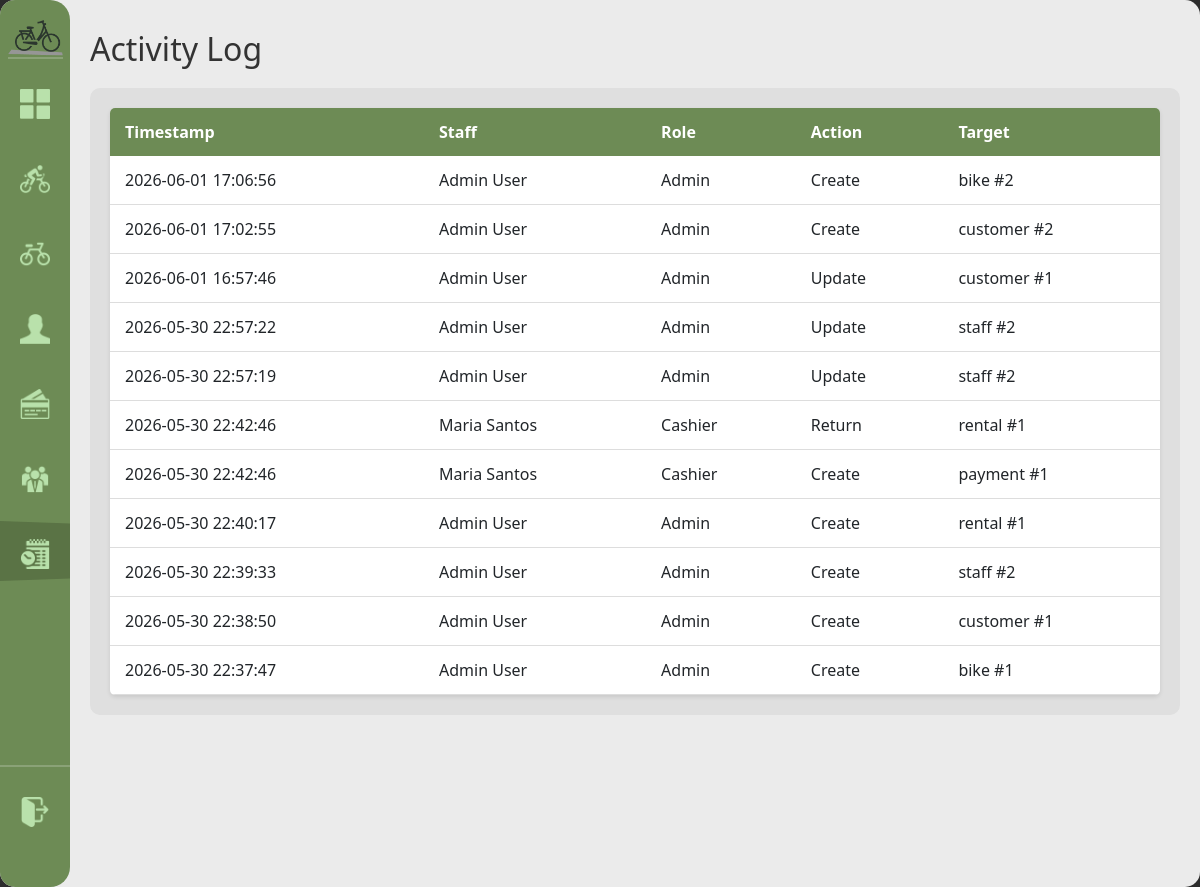
Before: /activity-log (signed in) with the older database file.
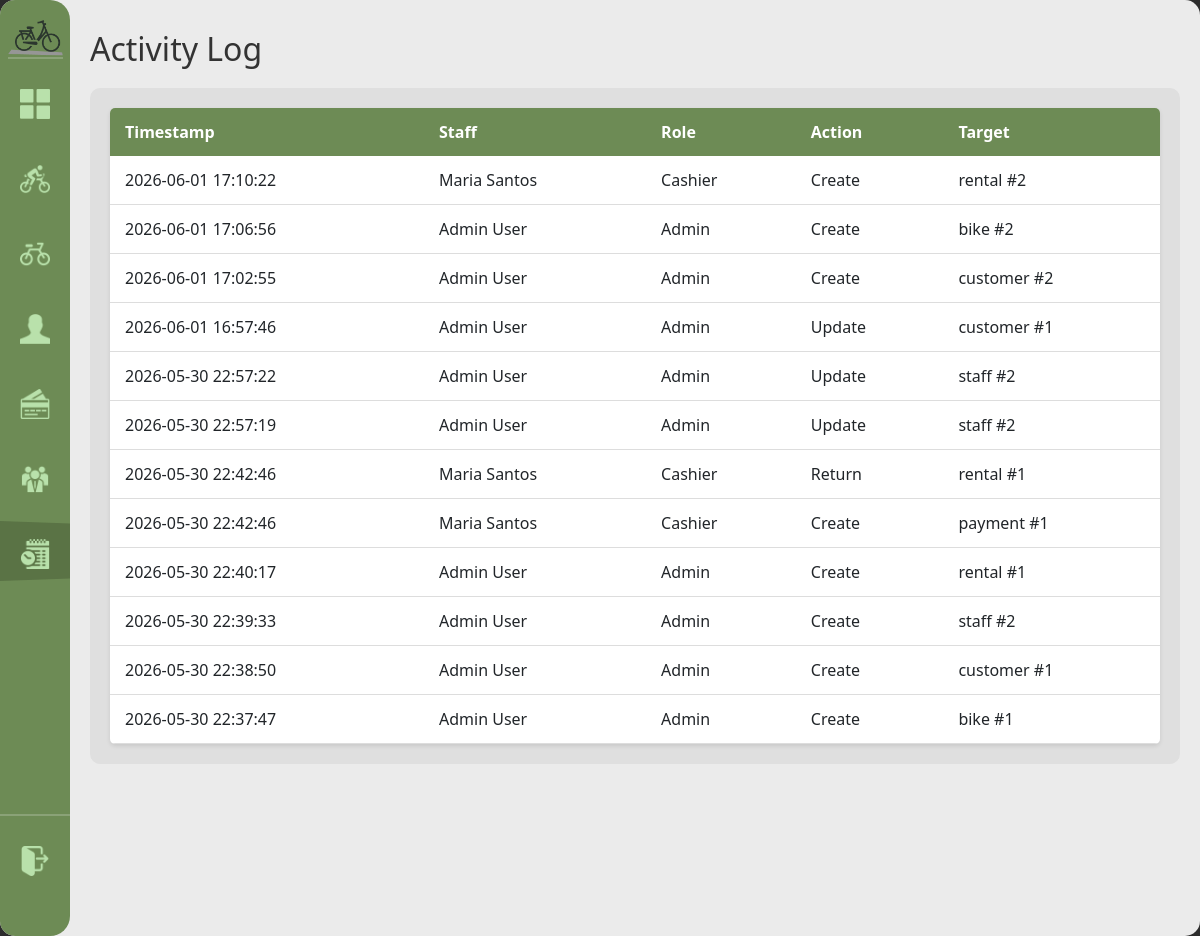
After: the same page with the newer database file.
### tables this page shows
CREATE TABLE activity_log (
            log_id INTEGER PRIMARY KEY AUTOINCREMENT,
            staff_id INTEGER NOT NULL REFERENCES staff(staff_id) ON UPDATE CASCADE ON DELETE RESTRICT,
            timestamp DATETIME NOT NULL DEFAULT(datetime('now','localtime')),
            action TEXT NOT NULL, target_table TEXT, target_id INTEGER
        );

CREATE TABLE staff (
            staff_id INTEGER PRIMARY KEY AUTOINCREMENT,
            username TEXT NOT NULL UNIQUE,
            password_hash TEXT NOT NULL,
            first_name TEXT NOT NULL, last_name TEXT NOT NULL,
            role TEXT NOT NULL CHECK(role IN('admin','cashier')),
            contact_number TEXT NOT NULL,
            status TEXT NOT NULL DEFAULT 'active' CHECK(status IN('active','inactive')),
            created_at DATETIME NOT NULL DEFAULT(datetime('now','localtime'))
        );

### handlers/activity_routes.py (the view)
@activity_bp.route('/activity-log')
@role_required('admin')
def activity_log():
    logs = database.get().get_activity_log()
    return render_template('activity_log.html', logs=logs)

### app.py (called while the page is built)
def get_sidebar_state():
    return request.cookies.get('sidebarState') == 'expanded'

@app.context_processor
def inject_sidebar_state():
    return dict(sidebar_expanded=get_sidebar_state())

@app.context_processor
def inject_current_staff():
    staff = current_staff()
    return dict(current_staff=staff, is_admin=staff and staff.get("role") == "admin")

### modules/auth.py (called while the page is built)
def role_required(*roles):
    def decorator(view):
        @wraps(view)
        def wrapped(*args, **kwargs):
            if not session.get("staff_id"):
                return redirect(url_for("login"))
            if roles and session.get("role") not in roles:
                return redirect(url_for("home"))
            return view(*args, **kwargs)
        return wrapped
    return decorator

def current_staff():
    if not session.get("staff_id"):
        return None
    return {
        "staff_id": session.get("staff_id"),
        "username": session.get("username"),
        "first_name": session.get("first_name"),
        "last_name": session.get("last_name"),
        "role": session.get("role"),
    }

### modules/database.py (called while the page is built)
def get():
    if not db: init()
    return db

    def get_activity_log(self, limit=200):
        rows = self.conn.execute(
            "SELECT l.*,s.first_name||' '||s.last_name AS staff_name,s.role AS staff_role "
            "FROM activity_log l JOIN staff s ON l.staff_id=s.staff_id "
            "ORDER BY l.timestamp DESC LIMIT ?",
            (limit,),
        ).fetchall()
        return [dict(r) for r in rows]

### templates/activity_log.html (shortened to what this page needs)
{% extends "base.html" %}
{% block content %}
<h1>Activity Log</h1>
<div class="content-grid">
    <div class="scroll-table-container">
        <table>
            <thead>
                <tr>
                    <th>Timestamp</th>
                    <th>Staff</th>
                    <th>Role</th>
                    <th>Action</th>
                    <th>Target</th>
                </tr>
            </thead>
            <tbody>
            {% for log in logs %}
            <tr>
                <td>{{ log['timestamp'] }}</td>
                <td>{{ log['staff_name'] }}</td>
                <td>{{ log['staff_role'].title() }}</td>
                <td>{{ log['action'].replace('_', ' ').title() }}</td>
                <td>{{ log['target_table'] }}{% if log['target_id'] %} #{{ log['target_id'] }}{% endif %}</td>
            </tr>
            {% endfor %}
            </tbody>
        </table>
    </div>
</div>
{% endblock %}

### templates/base.html (shortened to what this page needs)
<!DOCTYPE html>
<html lang="en">
<head>
    <link rel="stylesheet" href="{{ url_for('static', filename='modals.css') }}">
    <link rel="stylesheet" href="{{ url_for('static', filename='style.css') }}">
</head>
<body>
    <div class="home-screen">
        <div class="sidebar" expand="{{ 'true' if sidebar_expanded else 'false' }}">
            <img class="sidebar-logo" src="{{url_for('static', filename='assets/imgs/Logo_mini.png') }}" alt="sidebar icon">
            <div class="nav-indicator"></div>
           <div class="nav-items">
                <a href="{{ url_for('home') }}"
                    class="nav-item" data-route="home">
                    <img src="{{ url_for('static', filename='assets/imgs/fsquare_icon.png') }}"   alt="Dashboard">
                </a>
                <a href="{{ url_for('rentals.rentals') }}"
                    class="nav-item" data-route="rentals.rentals">
                    <img src="{{ url_for('static', filename='assets/imgs/current_rent.png') }}"     alt="Rentals">
                </a>
                <a href="{{ url_for('bikes.registry') }}"
                    class="nav-item" data-route="bikes.registry">
                    <img src="{{ url_for('static', filename='assets/imgs/bike_icon.png') }}"       alt="Bikes">
                </a>
                <a href="{{ url_for('customers.customers') }}"
                    class="nav-item" data-route="customers.customers">
                    <img src="{{ url_for('static', filename='assets/imgs/person_icon.png') }}"   alt="Customers">
                </a>
                <a href="{{ url_for('payments.payments') }}"
                    class="nav-item" data-route="payments.payments">
                    <img src="{{ url_for('static', filename='assets/imgs/payments_icon.png') }}"    alt="Payments">
                </a>
                {% if is_admin %}
                <a href="{{ url_for('staff.staff_list') }}"
                    class="nav-item" data-route="staff.staff_list">
                    <img src="{{ url_for('static', filename='assets/imgs/staff_icon.png') }}" alt="Staff">
                </a>
                <a href="{{ url_for('activity.activity_log') }}"
                    class="nav-item" data-route="activity.activity_log">
                    <img src="{{ url_for('static', filename='assets/imgs/log_icon.png') }}" alt="Activity Log">
                </a>
                {% endif %}
            </div>
            <div class="logout-section">
                <a href="{{ url_for('logout') }}"
                    class="logout-btn" data-route="logout">
                    <img src="{{ url_for('static', filename='assets/imgs/logout_icon.png') }}" alt="Logout">
                </a>
            </div>
        </div>
        <div class="main-content">
            {% block content %}{% endblock %}
        </div>
    </div>

### static/style.css (style rules this page uses)
:root { --primary-green: #6D8B55; --secondary-green: #566d42; --bg-light: #EBEBEB; --white: #FFFFFF; --sidebar-collapsed: 70px; --sidebar-expanded: 165px; }
body { margin: 0; font-family: 'Segoe UI', Tahoma, Geneva, Verdana, sans-serif; background-color: #2C2C2C; }
.home-screen { height: 100vh; width: 100vw; margin: 0 auto; background-color: var(--bg-light); border-radius: 15px; overflow: hidden; position: relative; }
.sidebar { position: absolute; top: 0; left: 0; height: 100%; z-index: 10; background-color: var(--primary-green); width: var(--sidebar-collapsed); display: flex; flex-direction: column; border-top-right-radius: 20px; border-bottom-right-radius: 20px; overflow: hidden; box-sizing: border-box; }
.sidebar-logo { width: 55px; height: auto; margin-top: 20px; margin-left: 10px; border-bottom: 2px solid rgba(255,255,255,0.2); transition: margin 0.211s ease; }
.sidebar[expand="false"] .sidebar-logo { margin-left: auto; margin-right: auto; }
.nav-items { display: flex; flex-direction: column; margin-top: 20px; gap: 15px; position: relative; }
.nav-item-top, .nav-item { display: flex; align-items: center; padding: 10px 0px 20px 20px; color: var(--white); text-decoration: none; font-weight: bold; font-size: 0.9rem; white-space: nowrap; gap: 21px; }
.nav-item img { width: 30px; height: 30px; flex-shrink: 0; pointer-events: none; filter: invert(80%) sepia(20%) saturate(400%) hue-rotate(60deg); }
.logout-section { display: flex; flex-direction: column; margin-top: auto; margin-bottom: 20px; padding-bottom: 20px; border-top: 2px solid rgba(255, 255, 255, 0.2); padding-top: 20px; }
.logout-btn { display: flex; align-items: center; padding: 10px 0px 20px 20px; color: var(--white); text-decoration: none; font-weight: bold; font-size: 0.9rem; white-space: nowrap; gap: 21px; transition: all 0.3s ease; border-radius: 8px; }
.logout-btn img { width: 30px; height: 30px; flex-shrink: 0; pointer-events: none; filter: invert(80%) sepia(20%) saturate(400%) hue-rotate(60deg); }
.nav-indicator { position: absolute; left: 0; width: auto; height: auto; border-left: var(--sidebar-expanded) solid var(--secondary-green); border-top: 6px solid transparent; border-bottom: 6px solid transparent; transition: top 0.3s ease; opacity: 0.6; z-index: 0; }
.sidebar:not(:hover) .nav-indicator, .sidebar[expand="false"] .nav-indicator { transition: opacity 0.3s ease; opacity: 0.8; }
.main-content { padding: 20px; opacity: 1; flex-direction: column; margin-left: var(--sidebar-collapsed); height: 100%; overflow: auto; }
.content-grid { display: flex; flex-grow: 1; opacity: 1; background-color: #DFDFDF; border-radius: 10px; }
.scroll-table-container { width: 100%; overflow-y: auto; max-height: calc(100vh - 260px); padding: 20px; box-sizing: border-box; }
table { width: 100%; border-collapse: collapse; background: white; border-radius: 5px; overflow: hidden; box-shadow: 0 2px 4px rgba(0,0,0,0.1); }
table thead { background-color: var(--primary-green); color: white; }
table th, table td { padding: 12px 15px; text-align: left; }
table tbody tr { border-bottom: 1px solid #ddd; }
h1, h2 { color: #333; margin: 10px 0; }
h1 { font-size: 2rem; margin-bottom: 20px; }

Changed rows visible on the page:
added activity_log: timestamp "2026-06-01 17:10:22", staff_name "Maria Santos", staff_role "Cashier", action.replace "Create", target_table "rental", target_id "2"
